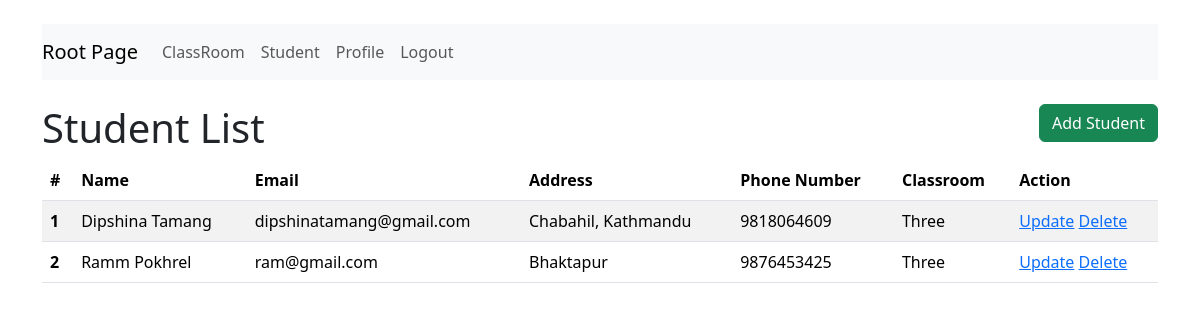
Page /crud/student/ on the earlier database version.
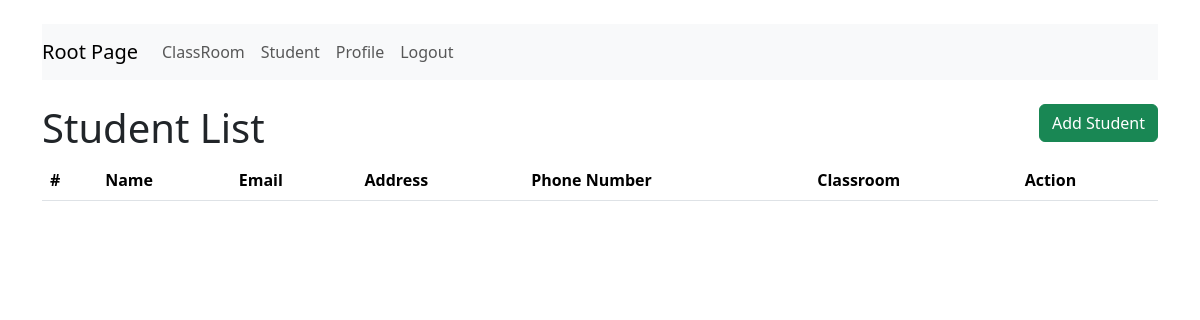
Same page on the later database version.
### crud/models.py (models this page shows, shortened)
class Student(models.Model):
    user = models.ForeignKey(UserProfile, on_delete= models.CASCADE, related_name = 'user_students')
    classroom = models.ForeignKey(ClassRoom, on_delete = models.CASCADE, related_name="classroom_students")

class UserProfile(models.Model):
    user = models.OneToOneField(User, on_delete = models.CASCADE)
    profile_picture = models.FileField(upload_to='profile_pictures', null=True, blank=True)
    address = models.CharField(max_length = 20)
    phone = models.CharField(max_length=14)
    @property
    def get_full_name(self):
        return self.user.get_full_name() if self.user.get_full_name() else self.user.username

class ClassRoom(models.Model):
    name = models.CharField(max_length = 10)

### crud/views.py (the view)
# urls.py: path("student/", crud_student, name="crud_student"),
def crud_student(request):
    students = Student.objects.all()
    return render(request, template_name = 'crud/student.html', context={'students': students})

### crud/templates/crud/student.html
{% extends 'crud/base.html' %}
{% block content %}
    {% include 'crud/nav.html' %}
    <br>
    <a href="{% url 'add_student' %}" class = "btn btn-success" style="float:right">Add Student</a>
    <h1>Student List</h1>
    <table class="table table-striped">
        <thead>
            <tr>
                <th scope="col">#</th>
                <th scope="col">Name</th>
                <th scope="col">Email</th>
                <th scope="col">Address</th>
                <th scope="col">Phone Number</th>
                <th scope="col">Classroom</th>
                <th scope="col">Action</th>
            </tr>
        </thead>
        <tbody>
            {% for student in students %}
                <tr>
                    <th scope="row">{{ forloop.counter }}</th>
                    <td>{{ student.user.get_full_name }}</td>
                    <td>{{ student.user.user.email }}</td>
                    <td>{{ student.user.address }}</td>
                    <td>{{ student.user.phone }}</td>
                    <td>{{ student.classroom.name }}</td>
                    <td>
                        <a href="#">Update</a>
                        <a href="{% url 'delete_student' student.id %}">Delete</a>
                    </td>
                </tr>
            {% endfor %}
        </tbody>
    </table>
{% endblock %}

### crud/templates/crud/base.html (shortened to what this page needs)
<!DOCTYPE html>
<html lang="en">
<head>
    <link href="https://cdn.jsdelivr.net/npm/bootstrap@5.3.3/dist/css/bootstrap.min.css" rel="stylesheet">
</head>
<body class = "container-fluid">
      <br>
      <div class="container">
        {% block content %}
        {% endblock %}
      </div>
</body>
</html>

### crud/templates/crud/nav.html (shortened to what this page needs)
<nav class="navbar navbar-expand-lg navbar-light bg-light">
    <a class="navbar-brand" href="{% url 'root_page' %}">Root Page</a>
    <div class="collapse navbar-collapse" id="navbarSupportedContent">
      <ul class="navbar-nav mr-auto">
        <li class="nav-item active">
          <a class="nav-link" href="#">ClassRoom </a>
        </li>
        <li class="nav-item">
          <a class="nav-link" href="{% url 'crud_student' %}">Student</a>
        </li>
        <li class="nav-item">
          <a class="nav-link" href="{% url 'user_profile' %}">Profile</a>
        </li>
        <li class="nav-item">
          <a class="nav-link" href="{% url 'user_logout' %}">Logout</a>
        </li>
      </ul>
    </div>
  </nav>

Differences in the rows shown:
removed Student: user.get_full_name "Dipshina Tamang", user.user.email "dipshinatamang@gmail.com", user.address "Chabahil, Kathmandu", user.phone "9818064609", classroom.name "Three"
removed Student: user.get_full_name "Ramm Pokhrel", user.user.email "ram@gmail.com", user.address "Bhaktapur", user.phone "9876453425", classroom.name "Three"
